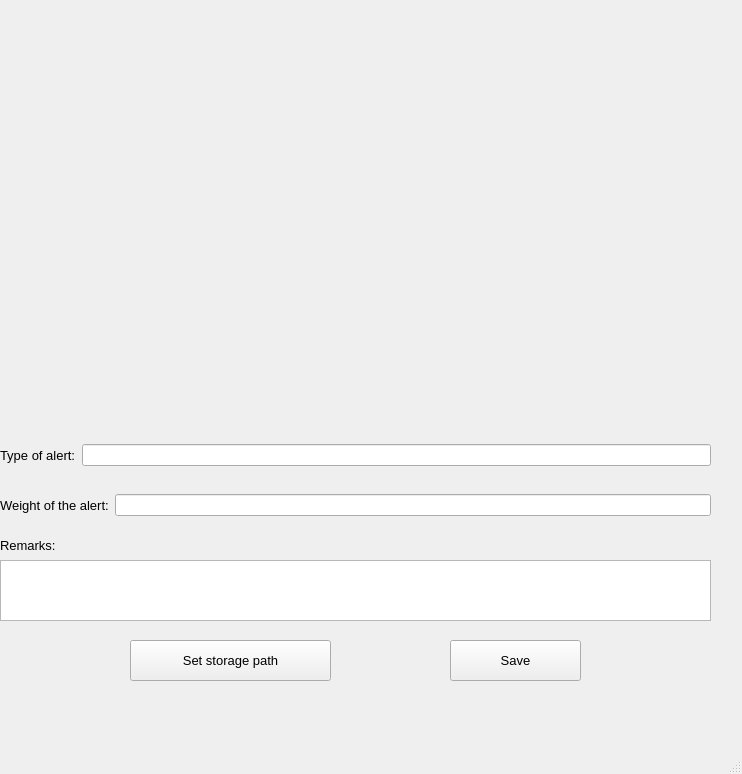
<?xml version="1.0" encoding="UTF-8"?>
<ui version="4.0">
 <class>MainWindow</class>
 <widget class="QMainWindow" name="MainWindow">
  <property name="geometry">
   <rect>
    <x>0</x>
    <y>0</y>
    <width>742</width>
    <height>774</height>
   </rect>
  </property>
  <property name="windowTitle">
   <string>Report</string>
  </property>
  <widget class="QWidget" name="centralwidget">
   <widget class="QWidget" name="verticalLayoutWidget">
    <property name="geometry">
     <rect>
      <x>0</x>
      <y>0</y>
      <width>331</width>
      <height>431</height>
     </rect>
    </property>
    <layout class="QVBoxLayout" name="verticalLayout">
     <item>
      <widget class="ClickableLabel" name="label_2">
       <property name="sizePolicy">
        <sizepolicy hsizetype="MinimumExpanding" vsizetype="MinimumExpanding">
         <horstretch>0</horstretch>
         <verstretch>0</verstretch>
        </sizepolicy>
       </property>
       <property name="text">
        <string/>
       </property>
      </widget>
     </item>
     <item>
      <widget class="ClickableLabel" name="label">
       <property name="sizePolicy">
        <sizepolicy hsizetype="MinimumExpanding" vsizetype="MinimumExpanding">
         <horstretch>0</horstretch>
         <verstretch>0</verstretch>
        </sizepolicy>
       </property>
       <property name="text">
        <string/>
       </property>
      </widget>
     </item>
    </layout>
   </widget>
   <widget class="QWidget" name="verticalLayoutWidget_2">
    <property name="geometry">
     <rect>
      <x>330</x>
      <y>0</y>
      <width>331</width>
      <height>431</height>
     </rect>
    </property>
    <layout class="QVBoxLayout" name="verticalLayout_2">
     <item>
      <widget class="ClickableLabel" name="label_3">
       <property name="sizePolicy">
        <sizepolicy hsizetype="MinimumExpanding" vsizetype="MinimumExpanding">
         <horstretch>0</horstretch>
         <verstretch>0</verstretch>
        </sizepolicy>
       </property>
       <property name="text">
        <string/>
       </property>
      </widget>
     </item>
     <item>
      <widget class="ClickableLabel" name="label_4">
       <property name="sizePolicy">
        <sizepolicy hsizetype="MinimumExpanding" vsizetype="MinimumExpanding">
         <horstretch>0</horstretch>
         <verstretch>0</verstretch>
        </sizepolicy>
       </property>
       <property name="text">
        <string/>
       </property>
      </widget>
     </item>
    </layout>
   </widget>
   <widget class="QWidget" name="horizontalLayoutWidget">
    <property name="geometry">
     <rect>
      <x>0</x>
      <y>430</y>
      <width>711</width>
      <height>51</height>
     </rect>
    </property>
    <layout class="QHBoxLayout" name="horizontalLayout">
     <item>
      <widget class="QLabel" name="label_5">
       <property name="font">
        <font>
         <pointsize>10</pointsize>
        </font>
       </property>
       <property name="text">
        <string>Type of alert:</string>
       </property>
      </widget>
     </item>
     <item>
      <widget class="QLineEdit" name="lineEdit"/>
     </item>
    </layout>
   </widget>
   <widget class="QWidget" name="horizontalLayoutWidget_2">
    <property name="geometry">
     <rect>
      <x>0</x>
      <y>480</y>
      <width>711</width>
      <height>51</height>
     </rect>
    </property>
    <layout class="QHBoxLayout" name="horizontalLayout_2">
     <item>
      <widget class="QLabel" name="label_6">
       <property name="font">
        <font>
         <pointsize>10</pointsize>
        </font>
       </property>
       <property name="text">
        <string>Weight of the alert:</string>
       </property>
      </widget>
     </item>
     <item>
      <widget class="QLineEdit" name="lineEdit_2"/>
     </item>
    </layout>
   </widget>
   <widget class="QLabel" name="label_7">
    <property name="geometry">
     <rect>
      <x>0</x>
      <y>530</y>
      <width>131</width>
      <height>31</height>
     </rect>
    </property>
    <property name="font">
     <font>
      <pointsize>10</pointsize>
     </font>
    </property>
    <property name="text">
     <string>Remarks:</string>
    </property>
   </widget>
   <widget class="QPlainTextEdit" name="plainTextEdit">
    <property name="geometry">
     <rect>
      <x>0</x>
      <y>560</y>
      <width>711</width>
      <height>61</height>
     </rect>
    </property>
   </widget>
   <widget class="QPushButton" name="pushButton_2">
    <property name="geometry">
     <rect>
      <x>130</x>
      <y>640</y>
      <width>201</width>
      <height>41</height>
     </rect>
    </property>
    <property name="sizePolicy">
     <sizepolicy hsizetype="Preferred" vsizetype="Preferred">
      <horstretch>0</horstretch>
      <verstretch>0</verstretch>
     </sizepolicy>
    </property>
    <property name="font">
     <font>
      <pointsize>10</pointsize>
     </font>
    </property>
    <property name="text">
     <string>Set storage path</string>
    </property>
   </widget>
   <widget class="QPushButton" name="pushButton_3">
    <property name="geometry">
     <rect>
      <x>450</x>
      <y>640</y>
      <width>131</width>
      <height>41</height>
     </rect>
    </property>
    <property name="sizePolicy">
     <sizepolicy hsizetype="Preferred" vsizetype="Preferred">
      <horstretch>0</horstretch>
      <verstretch>0</verstretch>
     </sizepolicy>
    </property>
    <property name="font">
     <font>
      <pointsize>10</pointsize>
     </font>
    </property>
    <property name="text">
     <string>Save</string>
    </property>
   </widget>
  </widget>
  <widget class="QMenuBar" name="menubar">
   <property name="geometry">
    <rect>
     <x>0</x>
     <y>0</y>
     <width>742</width>
     <height>18</height>
    </rect>
   </property>
  </widget>
  <widget class="QStatusBar" name="statusbar"/>
 </widget>
 <customwidgets>
  <customwidget>
   <class>ClickableLabel</class>
   <extends>QLabel</extends>
   <header>clickablelabel.h</header>
  </customwidget>
 </customwidgets>
 <resources/>
 <connections/>
</ui>
